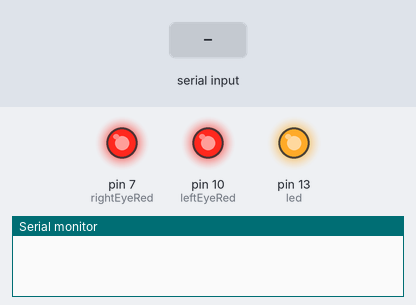
Recording of a sketch running on a simulated Arduino Uno, built with avr-gcc and run on an emulated ATmega328P. On the bench: output pins drawn as LEDs (lit = HIGH), the last lines printed to the serial monitor. Inputs (shaded band) come from the test bench.

Above: at 1.2 s.
1.3 s: "1\n" received over Serial
At 3.5 s:
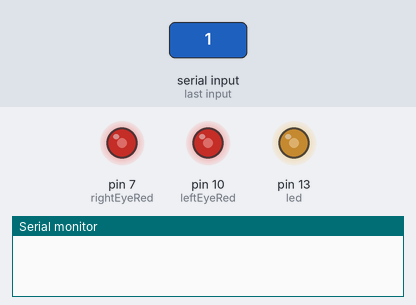
3.8 s: "90,45\n" received over Serial
At 4.3 s:
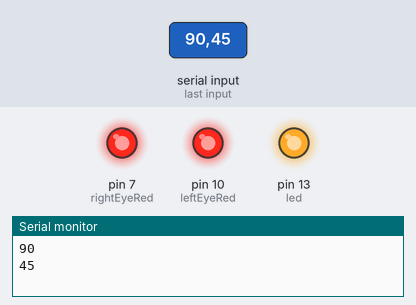
Timing chart, 0 to 6.8 s (numbered marks = the images above; inputs shaded):
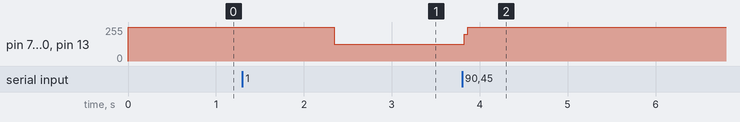

Measured:
- after the input at 1.3 s, pin 7 (rightEyeRed), pin 10 (leftEyeRed), pin 13 (led): 255/255 → 126/255 after 1.0 s
- after the input at 3.8 s, pin 7 (rightEyeRed), pin 10 (leftEyeRed), pin 13 (led): 126/255 → 255/255 at once

The sketch:

arduino.ino
```cpp
#define rightEyeRed 7 // Define pinout for right eye
#define leftEyeRed 10 // Define pinout for left eye
#define led 13 // Define pinout for status

int waittime = 100;
int alt = 3;

void setup() {
  pinMode(rightEyeRed, OUTPUT); // Pin output at rightEyeRed
  pinMode(leftEyeRed, OUTPUT); // Pin output at leftEyeRed
  Serial.begin(115200);
}

// the loop routine runs over and over again forever:
void loop() {
  if (Serial.available() > 0) {
    waittime = Serial.parseInt();
    alt = Serial.parseInt();
    if (Serial.read() == '\n') {
      Serial.println(waittime);
      Serial.println(alt);

    }
  }
  if(waittime==0){
    analogWrite(rightEyeRed, 0);
    analogWrite(leftEyeRed, 0);
    analogWrite(led, 0);
    delay(100);
  } else if(alt==0){ // normal blink
    analogWrite(rightEyeRed, 0);
    analogWrite(leftEyeRed, 0);
    analogWrite(led, 0);
    delay(waittime);

    analogWrite(rightEyeRed, 255);
    analogWrite(leftEyeRed, 255);
    analogWrite(led, 255);
    delay(waittime);
  } else if(alt==1) { //alt blink
    analogWrite(rightEyeRed, 0);
    analogWrite(leftEyeRed, 255);
    analogWrite(led, 0);
    delay(waittime);

    analogWrite(rightEyeRed, 255);
    analogWrite(leftEyeRed, 0);
    analogWrite(led, 255);
    delay(waittime);
  } else {
    analogWrite(rightEyeRed, 255);
    analogWrite(leftEyeRed, 255);
    analogWrite(led, 255);
  }

}
```
